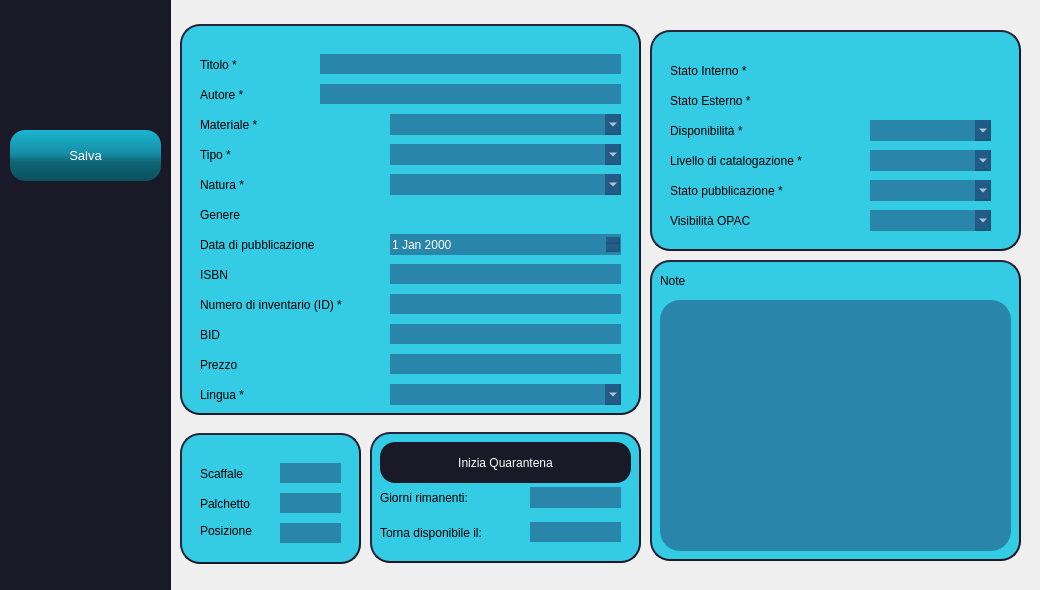
<?xml version="1.0" encoding="UTF-8"?>
<ui version="4.0">
 <class>CatalogingView</class>
 <widget class="QMainWindow" name="CatalogingView">
  <property name="geometry">
   <rect>
    <x>0</x>
    <y>0</y>
    <width>1040</width>
    <height>590</height>
   </rect>
  </property>
  <property name="sizePolicy">
   <sizepolicy hsizetype="Fixed" vsizetype="Fixed">
    <horstretch>0</horstretch>
    <verstretch>0</verstretch>
   </sizepolicy>
  </property>
  <property name="minimumSize">
   <size>
    <width>1040</width>
    <height>590</height>
   </size>
  </property>
  <property name="maximumSize">
   <size>
    <width>1040</width>
    <height>590</height>
   </size>
  </property>
  <property name="baseSize">
   <size>
    <width>1200</width>
    <height>735</height>
   </size>
  </property>
  <property name="windowTitle">
   <string>Babelib</string>
  </property>
  <property name="autoFillBackground">
   <bool>false</bool>
  </property>
  <widget class="QWidget" name="centralwidget">
   <widget class="QFrame" name="menu_frame">
    <property name="geometry">
     <rect>
      <x>0</x>
      <y>0</y>
      <width>171</width>
      <height>591</height>
     </rect>
    </property>
    <property name="styleSheet">
     <string notr="true">border:none;
background-color:rgb(26, 25, 39);
</string>
    </property>
    <property name="frameShape">
     <enum>QFrame::StyledPanel</enum>
    </property>
    <property name="frameShadow">
     <enum>QFrame::Raised</enum>
    </property>
    <widget class="QLabel" name="logo_icon">
     <property name="geometry">
      <rect>
       <x>0</x>
       <y>0</y>
       <width>171</width>
       <height>121</height>
      </rect>
     </property>
     <property name="styleSheet">
      <string notr="true">background-color:transparent;</string>
     </property>
     <property name="text">
      <string/>
     </property>
     <property name="textFormat">
      <enum>Qt::RichText</enum>
     </property>
     <property name="pixmap">
      <pixmap>../img/Babelib-removebg-preview.png</pixmap>
     </property>
     <property name="scaledContents">
      <bool>false</bool>
     </property>
     <property name="alignment">
      <set>Qt::AlignCenter</set>
     </property>
    </widget>
    <widget class="QPushButton" name="go_back_button">
     <property name="geometry">
      <rect>
       <x>0</x>
       <y>460</y>
       <width>171</width>
       <height>101</height>
      </rect>
     </property>
     <property name="styleSheet">
      <string notr="true">background-color:transparent;</string>
     </property>
     <property name="text">
      <string/>
     </property>
     <property name="icon">
      <iconset>
       <normaloff>../img/go back.png</normaloff>../img/go back.png</iconset>
     </property>
     <property name="iconSize">
      <size>
       <width>40</width>
       <height>40</height>
      </size>
     </property>
    </widget>
    <widget class="QPushButton" name="save_button">
     <property name="geometry">
      <rect>
       <x>10</x>
       <y>130</y>
       <width>151</width>
       <height>51</height>
      </rect>
     </property>
     <property name="styleSheet">
      <string notr="true">background-color:qlineargradient(spread:pad, x1:0, y1:0, x2:0, y2:1, stop:0 rgba(28, 181, 209, 255), stop:0.454545 rgba(21, 143, 166, 255), stop:0.619318 rgba(15, 103, 120, 255), stop:1 rgba(11, 79, 93, 255));
color:rgb(255, 255, 255);
font: 10pt;
border-radius:15px;
border: none
</string>
     </property>
     <property name="text">
      <string>Salva</string>
     </property>
     <property name="icon">
      <iconset>
       <normaloff>../img/save.png</normaloff>../img/save.png</iconset>
     </property>
     <property name="iconSize">
      <size>
       <width>30</width>
       <height>30</height>
      </size>
     </property>
    </widget>
   </widget>
   <widget class="QLabel" name="background">
    <property name="geometry">
     <rect>
      <x>0</x>
      <y>0</y>
      <width>1041</width>
      <height>591</height>
     </rect>
    </property>
    <property name="sizePolicy">
     <sizepolicy hsizetype="Fixed" vsizetype="Fixed">
      <horstretch>0</horstretch>
      <verstretch>0</verstretch>
     </sizepolicy>
    </property>
    <property name="text">
     <string/>
    </property>
    <property name="textFormat">
     <enum>Qt::RichText</enum>
    </property>
    <property name="pixmap">
     <pixmap>../img/background_blur.jpg</pixmap>
    </property>
    <property name="scaledContents">
     <bool>true</bool>
    </property>
   </widget>
   <widget class="QFrame" name="cataloging_frame">
    <property name="geometry">
     <rect>
      <x>180</x>
      <y>24</y>
      <width>461</width>
      <height>391</height>
     </rect>
    </property>
    <property name="minimumSize">
     <size>
      <width>0</width>
      <height>1</height>
     </size>
    </property>
    <property name="styleSheet">
     <string notr="true">border-radius: 20px;
border-style: outset;
border-width: 2px;
border-color:rgb(27,25,39);
background-color:rgba(0, 192, 225, 200)</string>
    </property>
    <property name="frameShape">
     <enum>QFrame::StyledPanel</enum>
    </property>
    <property name="frameShadow">
     <enum>QFrame::Raised</enum>
    </property>
    <widget class="QLabel" name="title_label">
     <property name="geometry">
      <rect>
       <x>20</x>
       <y>30</y>
       <width>121</width>
       <height>21</height>
      </rect>
     </property>
     <property name="styleSheet">
      <string notr="true">font: 75 bold 11pt &quot;Arial&quot;;
border:none;
background-color:none;</string>
     </property>
     <property name="text">
      <string>Titolo *</string>
     </property>
    </widget>
    <widget class="QLabel" name="author_label">
     <property name="geometry">
      <rect>
       <x>20</x>
       <y>60</y>
       <width>121</width>
       <height>21</height>
      </rect>
     </property>
     <property name="styleSheet">
      <string notr="true">font: 75 bold 11pt &quot;Arial&quot;;
border:none;
background-color:none;</string>
     </property>
     <property name="text">
      <string>Autore *</string>
     </property>
    </widget>
    <widget class="QLineEdit" name="title">
     <property name="geometry">
      <rect>
       <x>140</x>
       <y>30</y>
       <width>301</width>
       <height>20</height>
      </rect>
     </property>
     <property name="styleSheet">
      <string notr="true">background-color:rgba(23, 28, 78, 100);
color:rgb(255, 255, 255);
border-radius: 20px;
border-style: solid;
border:none;
text-align: center;</string>
     </property>
    </widget>
    <widget class="QLineEdit" name="author">
     <property name="geometry">
      <rect>
       <x>140</x>
       <y>60</y>
       <width>301</width>
       <height>20</height>
      </rect>
     </property>
     <property name="styleSheet">
      <string notr="true">background-color:rgba(23, 28, 78, 100);
color:rgb(255, 255, 255);
border-radius: 20px;
border-style: solid;
border:none;
text-align: center;</string>
     </property>
    </widget>
    <widget class="QComboBox" name="material">
     <property name="geometry">
      <rect>
       <x>210</x>
       <y>90</y>
       <width>231</width>
       <height>21</height>
      </rect>
     </property>
     <property name="styleSheet">
      <string notr="true">background-color:rgba(23, 28, 78, 100);
color:rgb(255, 255, 255);
border-radius: 20px;
border-style: solid;
border:none;
text-align: center;</string>
     </property>
    </widget>
    <widget class="QComboBox" name="type">
     <property name="geometry">
      <rect>
       <x>210</x>
       <y>120</y>
       <width>231</width>
       <height>21</height>
      </rect>
     </property>
     <property name="styleSheet">
      <string notr="true">background-color:rgba(23, 28, 78, 100);
color:rgb(255, 255, 255);
border-radius: 20px;
border-style: solid;
border:none;
text-align: center;</string>
     </property>
    </widget>
    <widget class="QDateEdit" name="publication_date">
     <property name="geometry">
      <rect>
       <x>210</x>
       <y>210</y>
       <width>231</width>
       <height>21</height>
      </rect>
     </property>
     <property name="styleSheet">
      <string notr="true">background-color:rgba(23, 28, 78, 100);
color:rgb(255, 255, 255);
border-radius: 20px;
border-style: solid;
border:none;
text-align: center;</string>
     </property>
    </widget>
    <widget class="QLineEdit" name="isbn">
     <property name="geometry">
      <rect>
       <x>210</x>
       <y>240</y>
       <width>231</width>
       <height>20</height>
      </rect>
     </property>
     <property name="styleSheet">
      <string notr="true">background-color:rgba(23, 28, 78, 100);
color:rgb(255, 255, 255);
border-radius: 20px;
border-style: solid;
border:none;
text-align: center;</string>
     </property>
    </widget>
    <widget class="QLineEdit" name="id">
     <property name="enabled">
      <bool>false</bool>
     </property>
     <property name="geometry">
      <rect>
       <x>210</x>
       <y>270</y>
       <width>231</width>
       <height>20</height>
      </rect>
     </property>
     <property name="styleSheet">
      <string notr="true">background-color:rgba(23, 28, 78, 100);
color:rgb(255, 255, 255);
border-radius: 20px;
border-style: solid;
border:none;
text-align: center;</string>
     </property>
    </widget>
    <widget class="QLabel" name="material_label">
     <property name="geometry">
      <rect>
       <x>20</x>
       <y>90</y>
       <width>121</width>
       <height>21</height>
      </rect>
     </property>
     <property name="styleSheet">
      <string notr="true">font: 75 bold 11pt &quot;Arial&quot;;
border:none;
background-color:none;</string>
     </property>
     <property name="text">
      <string>Materiale *</string>
     </property>
    </widget>
    <widget class="QLabel" name="type_label">
     <property name="geometry">
      <rect>
       <x>20</x>
       <y>120</y>
       <width>191</width>
       <height>21</height>
      </rect>
     </property>
     <property name="styleSheet">
      <string notr="true">font: 75 bold 11pt &quot;Arial&quot;;
border:none;
background-color:none;</string>
     </property>
     <property name="text">
      <string>Tipo *</string>
     </property>
    </widget>
    <widget class="QLabel" name="genre_label">
     <property name="geometry">
      <rect>
       <x>20</x>
       <y>180</y>
       <width>191</width>
       <height>21</height>
      </rect>
     </property>
     <property name="styleSheet">
      <string notr="true">font: 75 bold 11pt &quot;Arial&quot;;
border:none;
background-color:none;</string>
     </property>
     <property name="text">
      <string>Genere</string>
     </property>
    </widget>
    <widget class="QLabel" name="publication_date_label">
     <property name="geometry">
      <rect>
       <x>20</x>
       <y>210</y>
       <width>191</width>
       <height>21</height>
      </rect>
     </property>
     <property name="styleSheet">
      <string notr="true">font: 75 bold 11pt &quot;Arial&quot;;
border:none;
background-color:none;</string>
     </property>
     <property name="text">
      <string>Data di pubblicazione</string>
     </property>
    </widget>
    <widget class="QLabel" name="isbn_label">
     <property name="geometry">
      <rect>
       <x>20</x>
       <y>240</y>
       <width>191</width>
       <height>21</height>
      </rect>
     </property>
     <property name="styleSheet">
      <string notr="true">font: 75 bold 11pt &quot;Arial&quot;;
border:none;
background-color:none;</string>
     </property>
     <property name="text">
      <string>ISBN</string>
     </property>
    </widget>
    <widget class="QLabel" name="id_label">
     <property name="geometry">
      <rect>
       <x>20</x>
       <y>270</y>
       <width>191</width>
       <height>21</height>
      </rect>
     </property>
     <property name="styleSheet">
      <string notr="true">font: 75 bold 11pt &quot;Arial&quot;;
border:none;
background-color:none;</string>
     </property>
     <property name="text">
      <string>Numero di inventario (ID) *</string>
     </property>
    </widget>
    <widget class="QLabel" name="bid_label">
     <property name="geometry">
      <rect>
       <x>20</x>
       <y>300</y>
       <width>191</width>
       <height>21</height>
      </rect>
     </property>
     <property name="styleSheet">
      <string notr="true">font: 75 bold 11pt &quot;Arial&quot;;
border:none;
background-color:none;</string>
     </property>
     <property name="text">
      <string>BID</string>
     </property>
    </widget>
    <widget class="QLineEdit" name="bid">
     <property name="geometry">
      <rect>
       <x>210</x>
       <y>300</y>
       <width>231</width>
       <height>20</height>
      </rect>
     </property>
     <property name="styleSheet">
      <string notr="true">background-color:rgba(23, 28, 78, 100);
color:rgb(255, 255, 255);
border-radius: 20px;
border-style: solid;
border:none;
text-align: center;</string>
     </property>
    </widget>
    <widget class="QLabel" name="price_label">
     <property name="geometry">
      <rect>
       <x>20</x>
       <y>330</y>
       <width>191</width>
       <height>21</height>
      </rect>
     </property>
     <property name="styleSheet">
      <string notr="true">font: 75 bold 11pt &quot;Arial&quot;;
border:none;
background-color:none;</string>
     </property>
     <property name="text">
      <string>Prezzo</string>
     </property>
    </widget>
    <widget class="QLineEdit" name="price">
     <property name="geometry">
      <rect>
       <x>210</x>
       <y>330</y>
       <width>231</width>
       <height>20</height>
      </rect>
     </property>
     <property name="styleSheet">
      <string notr="true">background-color:rgba(23, 28, 78, 100);
color:rgb(255, 255, 255);
border-radius: 20px;
border-style: solid;
border:none;
text-align: center;</string>
     </property>
    </widget>
    <widget class="QLabel" name="lang_label">
     <property name="geometry">
      <rect>
       <x>20</x>
       <y>360</y>
       <width>191</width>
       <height>21</height>
      </rect>
     </property>
     <property name="styleSheet">
      <string notr="true">font: 75 bold 11pt &quot;Arial&quot;;
border:none;
background-color:none;</string>
     </property>
     <property name="text">
      <string>Lingua *</string>
     </property>
    </widget>
    <widget class="QComboBox" name="lang">
     <property name="geometry">
      <rect>
       <x>210</x>
       <y>360</y>
       <width>231</width>
       <height>21</height>
      </rect>
     </property>
     <property name="styleSheet">
      <string notr="true">background-color:rgba(23, 28, 78, 100);
color:rgb(255, 255, 255);
border-radius: 20px;
border-style: solid;
border:none;
text-align: center;</string>
     </property>
    </widget>
    <widget class="QLabel" name="nature_label">
     <property name="geometry">
      <rect>
       <x>20</x>
       <y>150</y>
       <width>191</width>
       <height>21</height>
      </rect>
     </property>
     <property name="styleSheet">
      <string notr="true">font: 75 bold 11pt &quot;Arial&quot;;
border:none;
background-color:none;</string>
     </property>
     <property name="text">
      <string>Natura *</string>
     </property>
    </widget>
    <widget class="QComboBox" name="nature">
     <property name="geometry">
      <rect>
       <x>210</x>
       <y>150</y>
       <width>231</width>
       <height>21</height>
      </rect>
     </property>
     <property name="styleSheet">
      <string notr="true">background-color:rgba(23, 28, 78, 100);
color:rgb(255, 255, 255);
border-radius: 20px;
border-style: solid;
border:none;
text-align: center;</string>
     </property>
    </widget>
   </widget>
   <widget class="QFrame" name="collocation_frame">
    <property name="geometry">
     <rect>
      <x>180</x>
      <y>433</y>
      <width>181</width>
      <height>131</height>
     </rect>
    </property>
    <property name="minimumSize">
     <size>
      <width>0</width>
      <height>1</height>
     </size>
    </property>
    <property name="styleSheet">
     <string notr="true">border-radius: 20px;
border-style: outset;
border-width: 2px;
border-color:rgb(27,25,39);
background-color:rgba(0, 192, 225, 200)</string>
    </property>
    <property name="frameShape">
     <enum>QFrame::StyledPanel</enum>
    </property>
    <property name="frameShadow">
     <enum>QFrame::Raised</enum>
    </property>
    <widget class="QLabel" name="rack_label">
     <property name="geometry">
      <rect>
       <x>20</x>
       <y>30</y>
       <width>81</width>
       <height>21</height>
      </rect>
     </property>
     <property name="styleSheet">
      <string notr="true">font: 75 bold 11pt &quot;Arial&quot;;
border:none;
background-color:none;</string>
     </property>
     <property name="text">
      <string>Scaffale</string>
     </property>
    </widget>
    <widget class="QLabel" name="shelf_label">
     <property name="geometry">
      <rect>
       <x>20</x>
       <y>60</y>
       <width>81</width>
       <height>21</height>
      </rect>
     </property>
     <property name="styleSheet">
      <string notr="true">font: 75 bold 11pt &quot;Arial&quot;;
border:none;
background-color:none;</string>
     </property>
     <property name="text">
      <string>Palchetto</string>
     </property>
    </widget>
    <widget class="QLabel" name="position_label">
     <property name="geometry">
      <rect>
       <x>20</x>
       <y>90</y>
       <width>81</width>
       <height>16</height>
      </rect>
     </property>
     <property name="styleSheet">
      <string notr="true">font: 75 bold 11pt &quot;Arial&quot;;
border:none;
background-color:none;</string>
     </property>
     <property name="text">
      <string>Posizione</string>
     </property>
    </widget>
    <widget class="QLineEdit" name="shelf">
     <property name="geometry">
      <rect>
       <x>100</x>
       <y>60</y>
       <width>61</width>
       <height>20</height>
      </rect>
     </property>
     <property name="styleSheet">
      <string notr="true">background-color:rgba(23, 28, 78, 100);
color:rgb(255, 255, 255);
border-radius: 20px;
border-style: solid;
border:none;
text-align: center;</string>
     </property>
    </widget>
    <widget class="QLineEdit" name="rack">
     <property name="geometry">
      <rect>
       <x>100</x>
       <y>30</y>
       <width>61</width>
       <height>20</height>
      </rect>
     </property>
     <property name="styleSheet">
      <string notr="true">background-color:rgba(23, 28, 78, 100);
color:rgb(255, 255, 255);
border-radius: 20px;
border-style: solid;
border:none;
text-align: center;</string>
     </property>
    </widget>
    <widget class="QLineEdit" name="position">
     <property name="geometry">
      <rect>
       <x>100</x>
       <y>90</y>
       <width>61</width>
       <height>20</height>
      </rect>
     </property>
     <property name="styleSheet">
      <string notr="true">background-color:rgba(23, 28, 78, 100);
color:rgb(255, 255, 255);
border-radius: 20px;
border-style: solid;
border:none;
text-align: center;</string>
     </property>
    </widget>
   </widget>
   <widget class="QLabel" name="collocation_icon">
    <property name="geometry">
     <rect>
      <x>200</x>
      <y>420</y>
      <width>31</width>
      <height>31</height>
     </rect>
    </property>
    <property name="text">
     <string/>
    </property>
    <property name="pixmap">
     <pixmap>../img/inventory.png</pixmap>
    </property>
    <property name="scaledContents">
     <bool>true</bool>
    </property>
   </widget>
   <widget class="QFrame" name="admin_frame">
    <property name="geometry">
     <rect>
      <x>650</x>
      <y>30</y>
      <width>371</width>
      <height>221</height>
     </rect>
    </property>
    <property name="minimumSize">
     <size>
      <width>0</width>
      <height>1</height>
     </size>
    </property>
    <property name="styleSheet">
     <string notr="true">border-radius: 20px;
border-style: outset;
border-width: 2px;
border-color:rgb(27,25,39);
background-color:rgba(0, 192, 225, 200)</string>
    </property>
    <property name="frameShape">
     <enum>QFrame::StyledPanel</enum>
    </property>
    <property name="frameShadow">
     <enum>QFrame::Raised</enum>
    </property>
    <widget class="QLabel" name="external_state_label">
     <property name="geometry">
      <rect>
       <x>20</x>
       <y>60</y>
       <width>201</width>
       <height>21</height>
      </rect>
     </property>
     <property name="styleSheet">
      <string notr="true">font: 75 bold 11pt &quot;Arial&quot;;
border:none;
background-color:none;</string>
     </property>
     <property name="text">
      <string>Stato Esterno *</string>
     </property>
    </widget>
    <widget class="QLabel" name="availability_label">
     <property name="geometry">
      <rect>
       <x>20</x>
       <y>90</y>
       <width>201</width>
       <height>21</height>
      </rect>
     </property>
     <property name="styleSheet">
      <string notr="true">font: 75 bold 11pt &quot;Arial&quot;;
border:none;
background-color:none;</string>
     </property>
     <property name="text">
      <string>Disponibilità *</string>
     </property>
    </widget>
    <widget class="QComboBox" name="availability">
     <property name="geometry">
      <rect>
       <x>220</x>
       <y>90</y>
       <width>121</width>
       <height>21</height>
      </rect>
     </property>
     <property name="styleSheet">
      <string notr="true">background-color:rgba(23, 28, 78, 100);
color:rgb(255, 255, 255);
border-radius: 20px;
border-style: solid;
border:none;
text-align: center;</string>
     </property>
    </widget>
    <widget class="QLabel" name="cataloging_level_label">
     <property name="geometry">
      <rect>
       <x>20</x>
       <y>120</y>
       <width>201</width>
       <height>21</height>
      </rect>
     </property>
     <property name="styleSheet">
      <string notr="true">font: 75 bold 11pt &quot;Arial&quot;;
border:none;
background-color:none;</string>
     </property>
     <property name="text">
      <string>Livello di catalogazione *</string>
     </property>
    </widget>
    <widget class="QLabel" name="inner_state_label">
     <property name="geometry">
      <rect>
       <x>20</x>
       <y>30</y>
       <width>201</width>
       <height>21</height>
      </rect>
     </property>
     <property name="styleSheet">
      <string notr="true">font: 75 bold 11pt &quot;Arial&quot;;
border:none;
background-color:none;</string>
     </property>
     <property name="text">
      <string>Stato Interno *</string>
     </property>
    </widget>
    <widget class="QComboBox" name="cataloging_level">
     <property name="geometry">
      <rect>
       <x>220</x>
       <y>120</y>
       <width>121</width>
       <height>21</height>
      </rect>
     </property>
     <property name="styleSheet">
      <string notr="true">background-color:rgba(23, 28, 78, 100);
color:rgb(255, 255, 255);
border-radius: 20px;
border-style: solid;
border:none;
text-align: center;</string>
     </property>
    </widget>
    <widget class="QLabel" name="publication_state_label">
     <property name="geometry">
      <rect>
       <x>20</x>
       <y>150</y>
       <width>201</width>
       <height>21</height>
      </rect>
     </property>
     <property name="styleSheet">
      <string notr="true">font: 75 bold 11pt &quot;Arial&quot;;
border:none;
background-color:none;</string>
     </property>
     <property name="text">
      <string>Stato pubblicazione *</string>
     </property>
    </widget>
    <widget class="QLabel" name="opac_visibility_label">
     <property name="geometry">
      <rect>
       <x>20</x>
       <y>180</y>
       <width>201</width>
       <height>21</height>
      </rect>
     </property>
     <property name="styleSheet">
      <string notr="true">font: 75 bold 11pt &quot;Arial&quot;;
border:none;
background-color:none;</string>
     </property>
     <property name="text">
      <string>Visibilità OPAC</string>
     </property>
    </widget>
    <widget class="QComboBox" name="publication_state">
     <property name="geometry">
      <rect>
       <x>220</x>
       <y>150</y>
       <width>121</width>
       <height>21</height>
      </rect>
     </property>
     <property name="styleSheet">
      <string notr="true">background-color:rgba(23, 28, 78, 100);
color:rgb(255, 255, 255);
border-radius: 20px;
border-style: solid;
border:none;
text-align: center;</string>
     </property>
    </widget>
    <widget class="QComboBox" name="opac_visibility">
     <property name="geometry">
      <rect>
       <x>220</x>
       <y>180</y>
       <width>121</width>
       <height>21</height>
      </rect>
     </property>
     <property name="styleSheet">
      <string notr="true">background-color:rgba(23, 28, 78, 100);
color:rgb(255, 255, 255);
border-radius: 20px;
border-style: solid;
border:none;
text-align: center;</string>
     </property>
    </widget>
   </widget>
   <widget class="QLabel" name="admin_icon">
    <property name="geometry">
     <rect>
      <x>670</x>
      <y>17</y>
      <width>31</width>
      <height>31</height>
     </rect>
    </property>
    <property name="text">
     <string/>
    </property>
    <property name="pixmap">
     <pixmap>../img/maintenance.png</pixmap>
    </property>
    <property name="scaledContents">
     <bool>true</bool>
    </property>
   </widget>
   <widget class="QLabel" name="cataloging_icon">
    <property name="geometry">
     <rect>
      <x>200</x>
      <y>10</y>
      <width>31</width>
      <height>31</height>
     </rect>
    </property>
    <property name="text">
     <string/>
    </property>
    <property name="pixmap">
     <pixmap>../img/book.png</pixmap>
    </property>
    <property name="scaledContents">
     <bool>true</bool>
    </property>
   </widget>
   <widget class="QFrame" name="quarantine_frame">
    <property name="geometry">
     <rect>
      <x>370</x>
      <y>432</y>
      <width>271</width>
      <height>131</height>
     </rect>
    </property>
    <property name="minimumSize">
     <size>
      <width>0</width>
      <height>1</height>
     </size>
    </property>
    <property name="styleSheet">
     <string notr="true">border-radius: 20px;
border-style: outset;
border-width: 2px;
border-color:rgb(27,25,39);
background-color:rgba(0, 192, 225, 200)</string>
    </property>
    <property name="frameShape">
     <enum>QFrame::StyledPanel</enum>
    </property>
    <property name="frameShadow">
     <enum>QFrame::Raised</enum>
    </property>
    <widget class="QPushButton" name="quarantine_start_button">
     <property name="geometry">
      <rect>
       <x>10</x>
       <y>10</y>
       <width>251</width>
       <height>41</height>
      </rect>
     </property>
     <property name="styleSheet">
      <string notr="true">background-color: #1A1927;
color:rgb(255, 255, 255);
border-radius:15px;
border: none
</string>
     </property>
     <property name="text">
      <string>Inizia Quarantena</string>
     </property>
     <property name="icon">
      <iconset>
       <normaloff>../img/edit.png</normaloff>../img/edit.png</iconset>
     </property>
     <property name="iconSize">
      <size>
       <width>30</width>
       <height>30</height>
      </size>
     </property>
    </widget>
    <widget class="QLineEdit" name="quarantine_end_date">
     <property name="geometry">
      <rect>
       <x>160</x>
       <y>90</y>
       <width>91</width>
       <height>20</height>
      </rect>
     </property>
     <property name="styleSheet">
      <string notr="true">background-color:rgba(23, 28, 78, 100);
color:rgb(255, 255, 255);
border-radius: 20px;
border-style: solid;
border:none;
text-align: center;</string>
     </property>
    </widget>
    <widget class="QLabel" name="quarantine_end_date_label">
     <property name="geometry">
      <rect>
       <x>10</x>
       <y>90</y>
       <width>151</width>
       <height>21</height>
      </rect>
     </property>
     <property name="styleSheet">
      <string notr="true">font: 75 bold 11pt &quot;Arial&quot;;
border:none;
background-color:none;</string>
     </property>
     <property name="text">
      <string>Torna disponibile il: </string>
     </property>
    </widget>
    <widget class="QLabel" name="quarantine_due_time_label">
     <property name="geometry">
      <rect>
       <x>10</x>
       <y>56</y>
       <width>151</width>
       <height>20</height>
      </rect>
     </property>
     <property name="styleSheet">
      <string notr="true">font: 75 bold 11pt &quot;Arial&quot;;
border:none;
background-color:none;</string>
     </property>
     <property name="text">
      <string>Giorni rimanenti:</string>
     </property>
    </widget>
    <widget class="QLineEdit" name="quarantine_due_time">
     <property name="geometry">
      <rect>
       <x>160</x>
       <y>55</y>
       <width>91</width>
       <height>21</height>
      </rect>
     </property>
     <property name="styleSheet">
      <string notr="true">background-color:rgba(23, 28, 78, 100);
color:rgb(255, 255, 255);
border-radius: 20px;
border-style: solid;
border:none;
text-align: center;</string>
     </property>
    </widget>
   </widget>
   <widget class="QFrame" name="notes_frame">
    <property name="geometry">
     <rect>
      <x>650</x>
      <y>260</y>
      <width>371</width>
      <height>301</height>
     </rect>
    </property>
    <property name="minimumSize">
     <size>
      <width>0</width>
      <height>1</height>
     </size>
    </property>
    <property name="styleSheet">
     <string notr="true">border-radius: 20px;
border-style: outset;
border-width: 2px;
border-color:rgb(27,25,39);
background-color:rgba(0, 192, 225, 200)</string>
    </property>
    <property name="frameShape">
     <enum>QFrame::StyledPanel</enum>
    </property>
    <property name="frameShadow">
     <enum>QFrame::Raised</enum>
    </property>
    <widget class="QTextEdit" name="note">
     <property name="geometry">
      <rect>
       <x>10</x>
       <y>40</y>
       <width>351</width>
       <height>251</height>
      </rect>
     </property>
     <property name="styleSheet">
      <string notr="true">background-color:rgba(23, 28, 78, 100);
color:rgb(255, 255, 255);
border-radius: 20px;
border-style: solid;
border:none;
text-align: center;</string>
     </property>
    </widget>
    <widget class="QLabel" name="note_label">
     <property name="geometry">
      <rect>
       <x>10</x>
       <y>10</y>
       <width>47</width>
       <height>21</height>
      </rect>
     </property>
     <property name="styleSheet">
      <string notr="true">font: 75 bold 11pt &quot;Arial&quot;;
border:none;
background-color:none;</string>
     </property>
     <property name="text">
      <string>Note</string>
     </property>
    </widget>
   </widget>
   <zorder>background</zorder>
   <zorder>menu_frame</zorder>
   <zorder>cataloging_frame</zorder>
   <zorder>collocation_frame</zorder>
   <zorder>collocation_icon</zorder>
   <zorder>admin_frame</zorder>
   <zorder>admin_icon</zorder>
   <zorder>cataloging_icon</zorder>
   <zorder>quarantine_frame</zorder>
   <zorder>notes_frame</zorder>
  </widget>
  <action name="actionModifica">
   <property name="text">
    <string>Modifica</string>
   </property>
  </action>
 </widget>
 <resources/>
 <connections/>
</ui>
